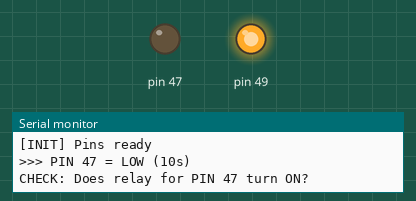
Recording of a sketch running on a simulated Arduino Mega 2560, built with avr-gcc and run on an emulated ATmega2560. On the bench: output pins drawn as LEDs (lit = HIGH), the last lines printed to the serial monitor.

Above: at 8.1 s.
At 21.1 s:
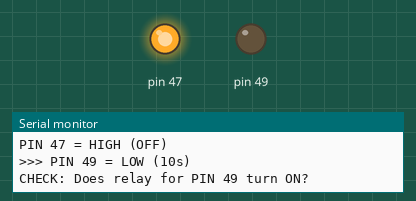
At 28.6 s:
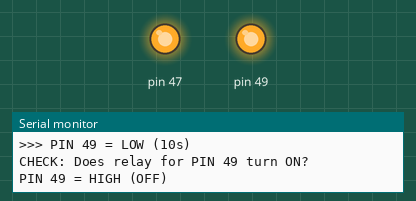
Timing chart, 0 to 39.5 s (numbered marks = the images above):
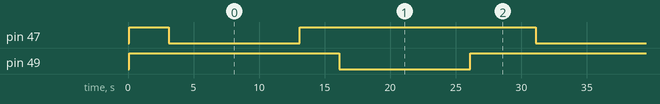

The sketch:

test_down_relays.ino
```cpp
/**
 * Arduino Mega - Test DOWN Relays Separately
 * Проверяем каждое DOWN реле отдельно
 */

void setup() {
  Serial.begin(115200);
  delay(100);

  Serial.println("\n========================================");
  Serial.println("  TEST DOWN RELAYS - PIN 47 and 49");
  Serial.println("========================================\n");

  pinMode(47, OUTPUT);
  pinMode(49, OUTPUT);

  digitalWrite(47, HIGH);
  digitalWrite(49, HIGH);

  Serial.println("[INIT] Pins ready\n");
  delay(3000);
}

void loop() {
  Serial.println("\n>>> PIN 47 = LOW (10s)");
  Serial.println("CHECK: Does relay for PIN 47 turn ON?");
  digitalWrite(47, LOW);
  delay(10000);
  digitalWrite(47, HIGH);
  Serial.println("PIN 47 = HIGH (OFF)\n");
  delay(3000);

  Serial.println(">>> PIN 49 = LOW (10s)");
  Serial.println("CHECK: Does relay for PIN 49 turn ON?");
  digitalWrite(49, LOW);
  delay(10000);
  digitalWrite(49, HIGH);
  Serial.println("PIN 49 = HIGH (OFF)\n");
  delay(3000);

  Serial.println("========================================");
  Serial.println("Cycle complete! Repeating...\n");
  delay(2000);
}
```

Measured:
- by itself, pin 47, pin 49: alternates HIGH for 18.0 s and LOW for 10.0 s
- by itself, everything shown: repeats every 28.0 s, in 4 steps
